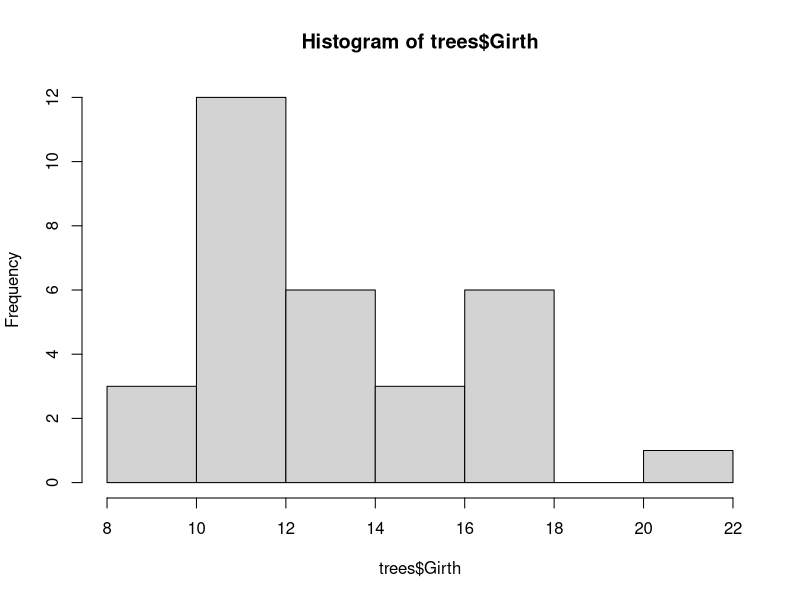
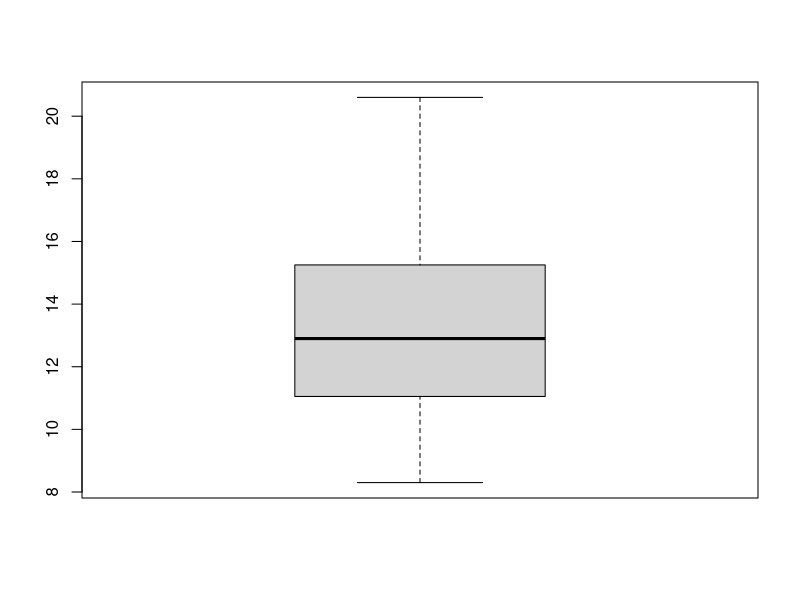

The R source for these figures, in order: (Note: this script raises an error after producing the figures.)
rm(list=ls())

########## 1번 문제 ##########
repo <- function(string, k) {
  rep(string, k)
}

repo("computer",2)
repo("student",3)

########## 2번 문제 ##########
maxmin <- function(v) {
  max_value <- max(v)
  min_value <- min(v)
  
  result <- c(list(max = max_value, min = min_value))
  return(result)
}

v1 <- c(7,1,2,8,9)
result <- maxmin(v1)
result$max
result$min

result <- maxmin(iris[,1])
result$max
result$min

########## 3번 문제 ##########
#View(trees)

# 3-1
hist(trees$Girth)

# 3-2
boxplot(trees$Girth)

# 3-3
print(mean(trees$Height))
print(median(trees$Height))
print(mean(trees$Height, trim=0.15))
print(sd(trees$Height))

########## 4번 문제 ##########
#View(LifeCycleSavings)
lcs <-LifeCycleSavings

#boxplot(lcs$ddpi)
out_val <- boxplot.stats(lcs$ddpi)$out
#out_val

# 1번째 방법
lcs$ddpi[lcs$ddpi %in% out_val] <- NA
mean(lcs$ddpi, na.rm = TRUE)

# 2번째 방법
# lcs <-LifeCycleSavings
# out_val <- boxplot.stats(lcs$ddpi)$out
# lcs$ddpi[lcs$ddpi %in% out_val] <- NA
# after <- lcs$ddpi[complete.cases(lcs$ddpi)] #2
# mean(after)

# 3번째 방법
# lcs <-LifeCycleSavings
# out_val <- boxplot.stats(lcs$ddpi)$out
# lcs$ddpi[lcs$ddpi %in% out_val] <- NA
# after <- lcs[complete.cases(lcs$ddpi),'ddpi']#3
# mean(after)

# 4번째 방법
# lcs <-LifeCycleSavings
# out_val <- boxplot.stats(lcs$ddpi)$out
# lcs$ddpi[lcs$ddpi %in% out_val] <- NA
# after <- lcs$ddpi[complete.cases(lcs$ddpi)]
# mean(after)

# 5번째 방법
# lcs <-LifeCycleSavings
# out_val <- boxplot.stats(lcs$ddpi)$out
# lcs$ddpi[lcs$ddpi %in% out_val] <- NA
# after <- lcs[complete.cases(lcs),]
# mean(after$ddpi)

# 검산
# lcs <-LifeCycleSavings
# mean(lcs$ddpi) # [1] 3.7576
# print(sum(out_val)) #[1] 26.94
# sum(lcs$ddpi)#[1] 187.88
# account <- sum(lcs$ddpi) - sum(out_val)
# len <- length(lcs$ddpi)
# len <- len-2
# print(account) #[1] 160.94
# print(len) #48
# account/len #3.352917

########## 5번 문제 ##########
#View(mtcars)
ggplot(mtcars, aes(x=as.factor(cyl)))+geom_bar(fill="green")+labs(x='실린더수',y='빈도수')+ggtitle('실린더 수')
